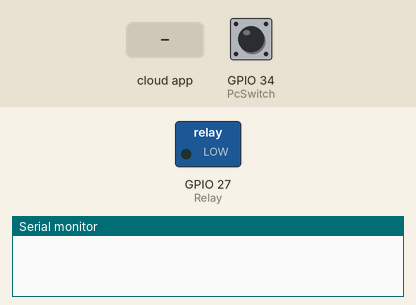
Bench run of a program on a simulated ESP32. Parts: switched loads named in the program (green lamp = pin HIGH), the last lines printed to the serial monitor. The inputs (shaded band) are chosen by the test bench; at power-on: GPIO 34 (PcSwitch) HIGH. WiFi joins after 1.5 s; servers stay silent unless stated.

Above: at 1.2 s.
1.3 s: GPIO 34 (PcSwitch) pulled LOW for 0.15 s
At 1.46 s:
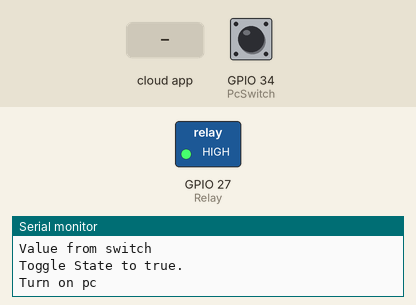
3.0 s: the phone or cloud app sets Computer to 0
At 4.1 s:
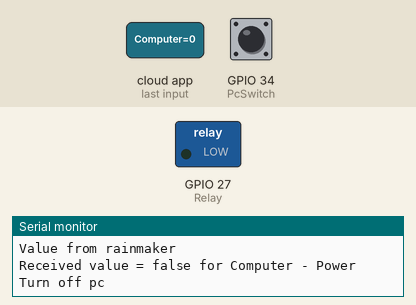
4.6 s: the phone or cloud app sets Computer to 1
At 5.3 s:
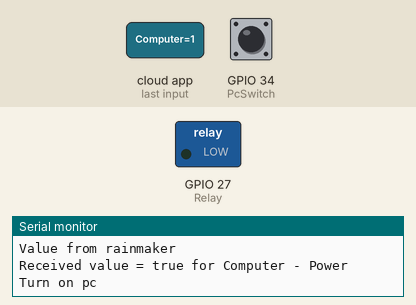
6.2 s: GPIO 34 (PcSwitch) pulled LOW for 1 s
At 8.2 s:
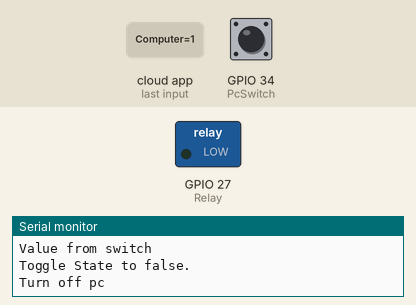
Timing chart, 0 to 9.7 s (numbered marks = the images above; inputs shaded):
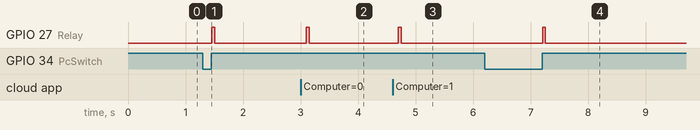

The program:

main.cpp
```cpp
// This example demonstrates the ESP RainMaker with a standard Switch device.
#include "RMaker.h"
#include "WiFi.h"
#include "WiFiProv.h"
#include "AppInsights.h"

const char *service_name = "PROV_PcSwitch";
const char *pop = "PopPcSwitch";

// Define switch and relay
static int PcSwitch = 34;
static int Relay = 27;

// Global switch state
bool Switch_state = false;

// Switch device
static Switch *my_switch = NULL;

void write_callback(Device *device, Param *param, const param_val_t val,
                    void *priv_data, write_ctx_t *ctx)
{
    const char *device_name = device->getDeviceName();
    const char *param_name = param->getParamName();

    if (strcmp(param_name, "Power") == 0) {
        Serial.printf("Value from rainmaker\nReceived value = %s for %s - %s\n",
                      val.val.b ? "true" : "false", device_name, param_name);
        if (val.val.b != Switch_state) {
            Switch_state = val.val.b;
            powerComputer(Switch_state);
            param->updateAndReport(val);
        }
        else {
            Serial.printf("The device could not be turned %d as it is already in that state\n", val.val.b);
        }
    }
}

void sysProvEvent(arduino_event_t *sys_event)
{
    switch (sys_event->event_id) {
    case ARDUINO_EVENT_PROV_START:
#if CONFIG_IDF_TARGET_ESP32S2
        Serial.printf("\nProvisioning Started with name \"%s\" and PoP \"%s\" on SoftAP\n",
                      service_name, pop);
        printQR(service_name, pop, "softap");
#else
        Serial.printf("\nProvisioning Started with name \"%s\" and PoP \"%s\" on BLE\n",
                      service_name, pop);
        printQR(service_name, pop, "ble");
#endif
        break;
    case ARDUINO_EVENT_PROV_INIT:
        wifi_prov_mgr_disable_auto_stop(10000);
        break;
    case ARDUINO_EVENT_PROV_CRED_SUCCESS:
        wifi_prov_mgr_stop_provisioning();
        break;
    default:;
    }
}

// Code for power relay control
void powerComputer(int state)
{
    switch (state) {
        case 0: // pc on
            Serial.printf("Turn off pc\n");
            digitalWrite(Relay, HIGH);
            delay(50);
            digitalWrite(Relay, LOW);
            break;
        case 1: // pc off
            Serial.printf("Turn on pc\n");
            digitalWrite(Relay, HIGH);
            delay(50);
            digitalWrite(Relay, LOW);
            break;
        case 2: // force off pc
            Serial.printf("Force off pc\n");
            digitalWrite(Relay, HIGH);
            delay(4500);
            digitalWrite(Relay, LOW);
            Switch_state = false;
            my_switch->updateAndReportParam(ESP_RMAKER_DEF_POWER_NAME,Switch_state);
            break;
        default:
            break;
    }
}

void setup()
{
    Serial.begin(115200);
    pinMode(PcSwitch, INPUT_PULLUP);
    pinMode(Relay, OUTPUT);

    //---------- ESP RainMaker initialisation ---------
        // node init
        Node my_node;
        my_node = RMaker.initNode("ESP RainMaker Node");

        // Set switch device variable & node name
        my_switch = new Switch("Computer", &PcSwitch);
        if (!my_switch) {
            return;
        }
        // Standard switch device
        my_switch->addCb(write_callback);

        // Add switch device to the node
        my_node.addDevice(*my_switch);

        // This is optional
        RMaker.enableOTA(OTA_USING_TOPICS);
        RMaker.enableTZService();
        RMaker.enableSchedule();
        RMaker.enableScenes();
        // Enable ESP Insights. Insteads of using the default http transport, this function will
        // reuse the existing MQTT connection of Rainmaker, thereby saving memory space.
        initAppInsights();
        RMaker.enableSystemService(SYSTEM_SERV_FLAGS_ALL, 2, 2, 2);

        RMaker.start();
        // If wifi not provided, start provisioning
        WiFi.onEvent(sysProvEvent);
        #if CONFIG_IDF_TARGET_ESP32S2
            WiFiProv.beginProvision(WIFI_PROV_SCHEME_SOFTAP, WIFI_PROV_SCHEME_HANDLER_NONE,
                                    WIFI_PROV_SECURITY_1, pop, service_name);
        #else
            WiFiProv.beginProvision(WIFI_PROV_SCHEME_BLE, WIFI_PROV_SCHEME_HANDLER_FREE_BTDM,
                                    WIFI_PROV_SECURITY_1, pop, service_name);
        #endif
    // -------------------------------------------------
}

void loop()
{
    if (digitalRead(PcSwitch) == LOW) {  // Push button pressed
        // Key debounce handling
        delay(100);
        int startTime = millis();
        // Key hold handling
        while (digitalRead(PcSwitch) == LOW) {
            delay(50);
        }
        int endTime = millis();

        if ((endTime - startTime) > 20000){ // Key pressed for more then 20secs factory reset
            Serial.printf("Reset to factory.\n");
            RMakerFactoryReset(2);
        } else if ((endTime - startTime) > 10000) { // Key pressed for more then 10secs rest wifi
            Serial.printf("Reset Wi-Fi.\n");
            RMakerWiFiReset(2);
        } else if ((endTime - startTime) > 3000) { // Key pressed for more then 3secs force shutoff
            Serial.printf("Hard stop computer");
            powerComputer(2);
        } else { // Toggle between on and off state
            Switch_state = !Switch_state;
            Serial.printf("Value from switch\nToggle State to %s.\n", Switch_state ? "true" : "false");
            if (my_switch) {
                my_switch->updateAndReportParam(ESP_RMAKER_DEF_POWER_NAME,Switch_state);
            }
            powerComputer(Switch_state);
        }
    }
    delay(10);
}
```

Measured:
- after the input at 1.3 s, GPIO 27 (Relay): LOW → HIGH after 0.16 s, → LOW 0.05 s later
- after the input at 3.0 s, GPIO 27 (Relay): LOW → HIGH after 0.10 s, → LOW 0.05 s later
- after the input at 4.6 s, GPIO 27 (Relay): LOW → HIGH after 0.10 s, → LOW 0.05 s later
- after the input at 6.2 s, GPIO 27 (Relay): LOW → HIGH after 1.0 s, → LOW 0.05 s later
